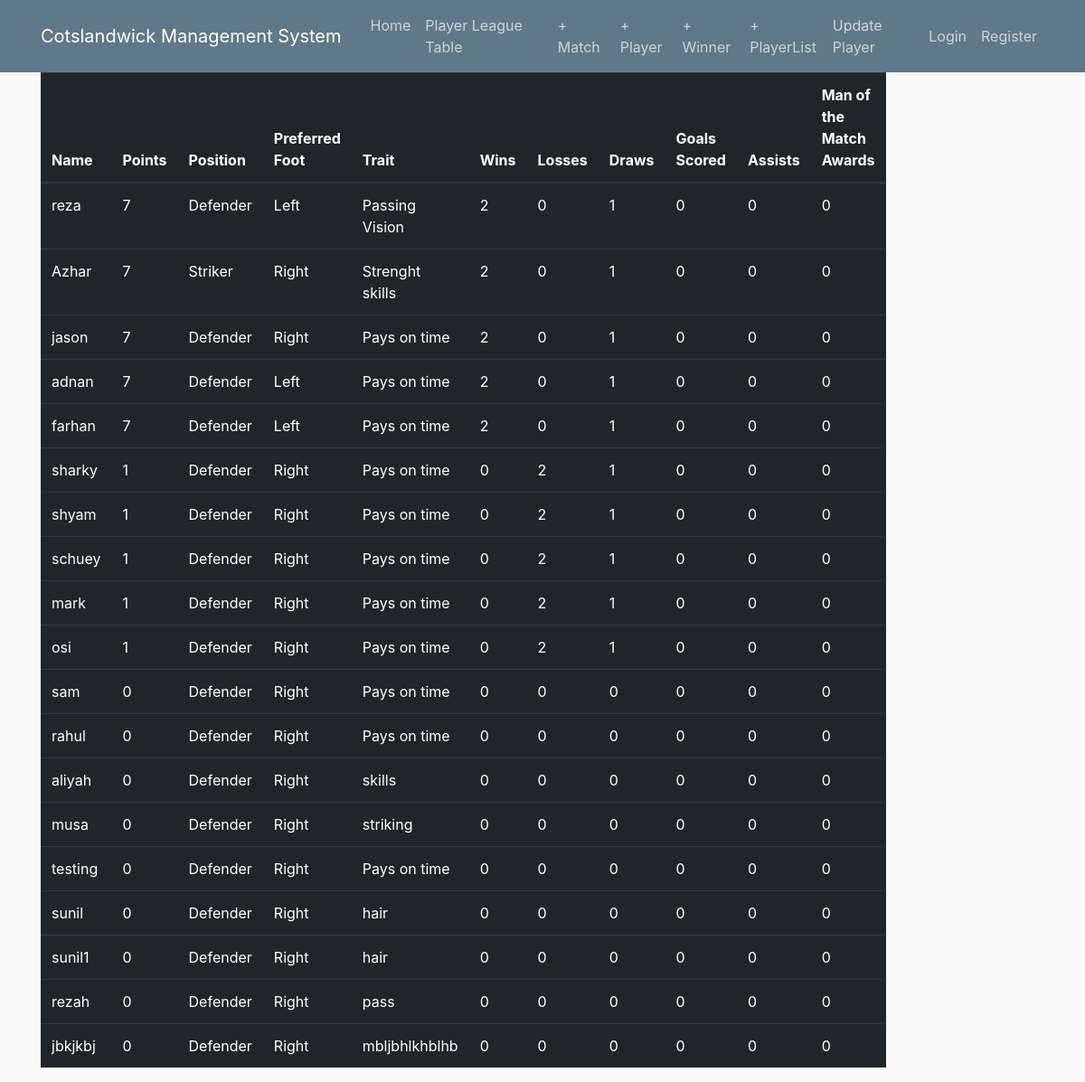
Page /playertable/ on the committed database.
### manager/models.py (models this page shows, shortened)
class Player(models.Model):
    name = models.CharField(max_length=50, unique=True)
    preferredfoot = models.CharField(max_length=50, default='Right')
    position = models.CharField(max_length=20, default='Defender')
    trait = models.CharField(max_length=50, default='Pays on time')
    points = models.IntegerField(default=0)
    goalsscored = models.IntegerField(default=0)
    assists = models.IntegerField(default=0)
    motmawards = models.IntegerField(default=0)
    fantasypoints = models.IntegerField(default=0)

### manager/views.py (the view)
# urls.py: path('playertable/', views.players, name='manager-players'),
def players(request):
    players = Player.objects.all().order_by('-points')
    won = Match.objects.filter(won=True)
    lost = Match.objects.filter(won=False)
    tie = Match.objects.filter(won=None)
    player_stats = []
    for player in players:
        print(player.name)
        won_matches = len(won.filter(player__name=player.name))
        lost_matches = len(lost.filter(player__name=player.name))
        tie_matches = len(tie.filter(player__name=player.name))
        points = won_matches * 3 + tie_matches
        player_stats.append([player.name, player.preferredfoot, won_matches, tie_matches, lost_matches, points, player.position, player.trait, player.goalsscored, player.assists, player.motmawards])
    content = {
        'player_stats': player_stats
    }
    return render(request, 'manager/players.html', content)

### manager/templates/manager/players.html
{% extends "manager/base.html" %}
{% block content %}
<table class="table table-dark">
  <thead>
    <tr>
      <th scope="col">Name</th>
      <th scope="col">Points</th>
      <th scope="col">Position</th>
      <th scope="col">Preferred Foot</th>
      <th scope="col">Trait</th>
      <th scope="col">Wins</th>
      <th scope="col">Losses</th>
      <th scope="col">Draws</th>
      <th scope="col">Goals Scored</th>
      <th scope="col">Assists</th>
      <th scope="col">Man of the Match Awards</th>
    </tr>
  </thead>
  <tbody>
   {% for i in player_stats %}
    <tr>
      <td>{{i.0}}</td>
      <td>{{i.5}}</td>
      <td>{{i.6}}</td>
      <td>{{i.1}}</td>
      <td>{{i.7}}</td>
      <td>{{i.2}}</td>
      <td>{{i.4}}</td>
      <td>{{i.3}}</td>
      <td>{{i.8}}</td>
      <td>{{i.9}}</td>
      <td>{{i.10}}</td>
    </tr>
    {% endfor %}
  </tbody>
</table>
{% endblock content %}

### manager/static/manager/main.css (style rules this page uses)
body { background: #fafafa; color: #333333; margin-top: 5rem; }

### rows in the picture
Player: name "reza", position "Defender", preferredfoot "Left", trait "Passing Vision"
Player: name "Azhar", position "Striker", preferredfoot "Right", trait "Strenght skills"
Player: name "jason", position "Defender", preferredfoot "Right", trait "Pays on time"
Player: name "adnan", position "Defender", preferredfoot "Left", trait "Pays on time"
Player: name "farhan", position "Defender", preferredfoot "Left", trait "Pays on time"
Player: name "sharky", position "Defender", preferredfoot "Right", trait "Pays on time"
Player: name "shyam", position "Defender", preferredfoot "Right", trait "Pays on time"
Player: name "schuey", position "Defender", preferredfoot "Right", trait "Pays on time"
Player: name "mark", position "Defender", preferredfoot "Right", trait "Pays on time"
Player: name "osi", position "Defender", preferredfoot "Right", trait "Pays on time"
Player: name "sam", position "Defender", preferredfoot "Right", trait "Pays on time"
Player: name "rahul", position "Defender", preferredfoot "Right", trait "Pays on time"
Player: name "aliyah", position "Defender", preferredfoot "Right", trait "skills"
Player: name "musa", position "Defender", preferredfoot "Right", trait "striking"
Player: name "testing", position "Defender", preferredfoot "Right", trait "Pays on time"
Player: name "sunil", position "Defender", preferredfoot "Right", trait "hair"
Player: name "sunil1", position "Defender", preferredfoot "Right", trait "hair"
Player: name "rezah", position "Defender", preferredfoot "Right", trait "pass"
Player: name "jbkjkbj", position "Defender", preferredfoot "Right", trait "mbljbhlkhblhb"

### other values in the picture
{{ i.5 }} "7" "7" "7" "7" "7" "1" "1" "1" "1" "1" "0" "0" "0" "0" "0" "0" "0" "0" "0"
{{ i.2 }} "2" "2" "2" "2" "2" "0" "0" "0" "0" "0" "0" "0" "0" "0" "0" "0" "0" "0" "0"
{{ i.4 }} "0" "0" "0" "0" "0" "2" "2" "2" "2" "2" "0" "0" "0" "0" "0" "0" "0" "0" "0"
{{ i.3 }} "1" "1" "1" "1" "1" "1" "1" "1" "1" "1" "0" "0" "0" "0" "0" "0" "0" "0" "0"
{{ i.8 }} "0" "0" "0" "0" "0" "0" "0" "0" "0" "0" "0" "0" "0" "0" "0" "0" "0" "0" "0"
{{ i.9 }} "0" "0" "0" "0" "0" "0" "0" "0" "0" "0" "0" "0" "0" "0" "0" "0" "0" "0" "0"
{{ i.10 }} "0" "0" "0" "0" "0" "0" "0" "0" "0" "0" "0" "0" "0" "0" "0" "0" "0" "0" "0"
